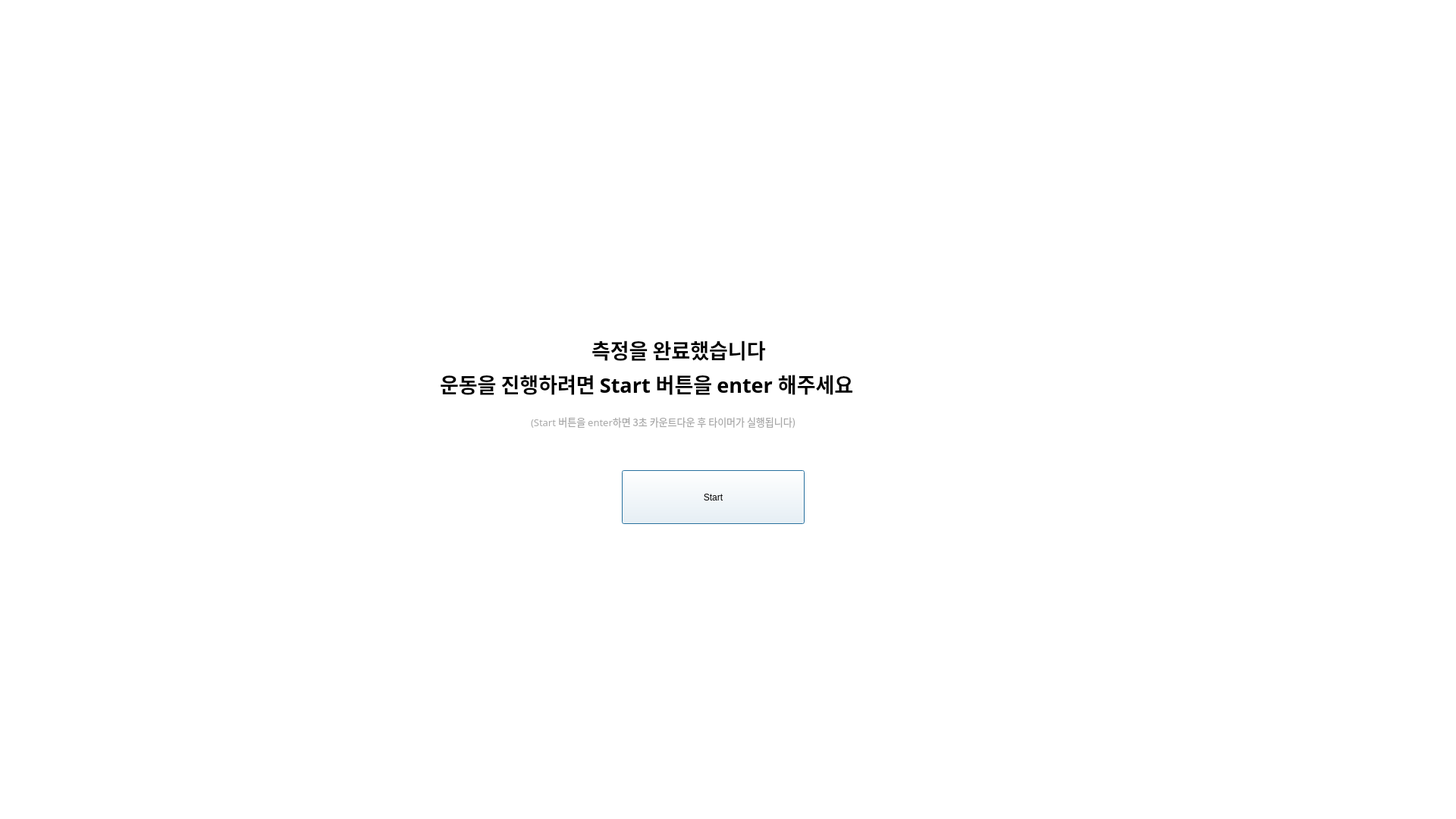
<?xml version="1.0" encoding="UTF-8"?>
<ui version="4.0">
 <class>Dialog</class>
 <widget class="QDialog" name="Dialog">
  <property name="geometry">
   <rect>
    <x>0</x>
    <y>0</y>
    <width>1920</width>
    <height>1080</height>
   </rect>
  </property>
  <property name="maximumSize">
   <size>
    <width>1920</width>
    <height>1080</height>
   </size>
  </property>
  <property name="windowTitle">
   <string>Dialog</string>
  </property>
  <property name="styleSheet">
   <string notr="true">background-color: rgb(255, 255, 255);</string>
  </property>
  <widget class="QLabel" name="label_6">
   <property name="geometry">
    <rect>
     <x>780</x>
     <y>420</y>
     <width>321</width>
     <height>81</height>
    </rect>
   </property>
   <property name="font">
    <font>
     <family>맑은 고딕</family>
     <pointsize>20</pointsize>
     <weight>75</weight>
     <bold>true</bold>
    </font>
   </property>
   <property name="text">
    <string>측정을 완료했습니다</string>
   </property>
  </widget>
  <widget class="QLabel" name="label_7">
   <property name="geometry">
    <rect>
     <x>700</x>
     <y>540</y>
     <width>501</width>
     <height>31</height>
    </rect>
   </property>
   <property name="font">
    <font>
     <family>맑은 고딕</family>
     <pointsize>10</pointsize>
     <weight>50</weight>
     <bold>false</bold>
    </font>
   </property>
   <property name="styleSheet">
    <string notr="true">color: rgb(167, 167, 167);</string>
   </property>
   <property name="text">
    <string>(Start 버튼을 enter하면 3초 카운트다운 후 타이머가 실행됩니다)</string>
   </property>
  </widget>
  <widget class="QLabel" name="label_8">
   <property name="geometry">
    <rect>
     <x>580</x>
     <y>480</y>
     <width>721</width>
     <height>51</height>
    </rect>
   </property>
   <property name="font">
    <font>
     <family>맑은 고딕</family>
     <pointsize>20</pointsize>
     <weight>75</weight>
     <bold>true</bold>
    </font>
   </property>
   <property name="text">
    <string>운동을 진행하려면 Start 버튼을 enter 해주세요</string>
   </property>
  </widget>
  <widget class="QPushButton" name="pushButton">
   <property name="geometry">
    <rect>
     <x>820</x>
     <y>620</y>
     <width>241</width>
     <height>71</height>
    </rect>
   </property>
   <property name="text">
    <string>Start</string>
   </property>
  </widget>
 </widget>
 <resources/>
 <connections/>
</ui>
